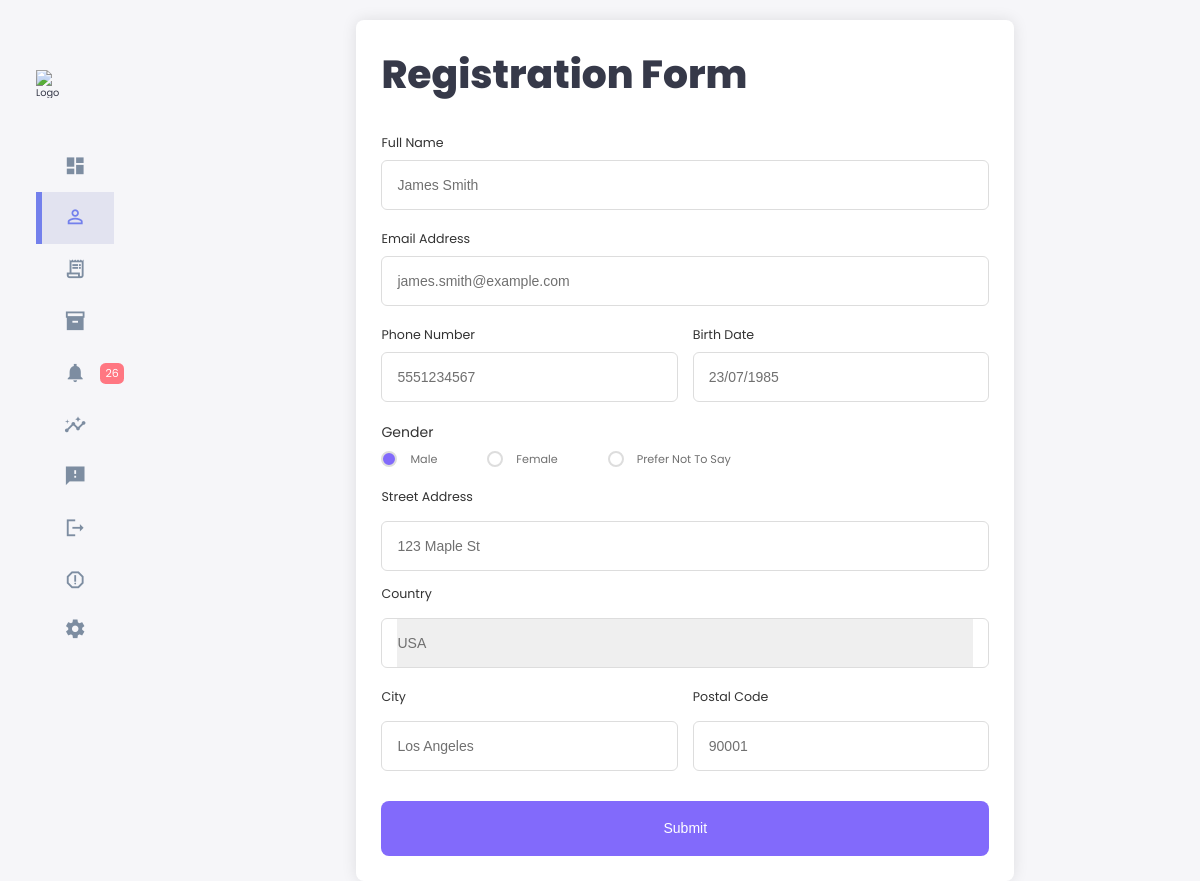
/edit_member.php?id=1, run on the app's committed database.
### tables this page shows
CREATE TABLE IF NOT EXISTS members (
	Member_ID INT(5) NOT NULL AUTO_INCREMENT PRIMARY KEY,
	Full_Name VARCHAR(50) NOT NULL,
	Email_Address VARCHAR(50) NOT NULL,
	Phone_Number VARCHAR(12) NOT NULL,
	DOB VARCHAR(10) NOT NULL,
	Gender VARCHAR(7) NOT NULL,
	Street_Address VARCHAR(50) NOT NULL,
	Country VARCHAR(50) NOT NULL,
	City VARCHAR(50) NOT NULL,
	Postal_Code INT(5) NOT NULL
);

### edit_member.php (the view, shortened to what this page needs)
<?php
require_once('settings.php');
$conn = new mysqli($host, $user, $pwd, $sql_db);
?>
<!DOCTYPE html>
<html lang="en">
<head>
  <link rel="stylesheet" href="style.css" />
  <link rel="stylesheet" href="member.css" />
  <link rel="stylesheet" href="form.css">
</head>
<body>
    <div class="container">
        <aside>
            <div class="top">
                <div class="logo">
                    <img src="./images/logo.png" alt="Logo" />
                </div>
            </div>
            <div class="sidebar">
                <a href="index.php">
                    <span class="material-icons-sharp">dashboard</span>
                </a>
                <a href="members.php" class="active">
                    <span class="material-icons-sharp">person_outline</span>
                </a>
                <a href="#">
                    <span class="material-icons-sharp">receipt_long</span>
                </a>
                <a href="#">
                    <span class="material-icons-sharp">inventory_2</span>
                </a>
                <a href="#">
                    <span class="material-icons-sharp">notifications</span>
                    <span class="message-count">26</span>
                </a>
                <a href="#">
                    <span class="material-icons-sharp"> insights </span>
                  </a>
                <a href="#">
                    <span class="material-icons-sharp"> feedback </span>
                </a>
                <a href="#">
                    <span class="material-icons-sharp">logout </span>
                </a>
                <a href="#">
                    <span class="material-icons-sharp"> report_gmailerrorred </span>
                </a>
                <a href="#">
                    <span class="material-icons-sharp">settings </span>
                </a>
            </div>
        </aside>
        <?php
            $member_id = $_GET['id'];
            $sql = "SELECT * FROM members WHERE Member_ID = $member_id";
            $result = $conn->query($sql);
            $row = $result->fetch_assoc();
        ?>
        <main>
            <div class="member-container">
            <h1>Registration Form</h1>
            <form id="add" method="post" action="" class="member-form" novalidate="novalidate">
                <div class="input-box">
                    <label>Full Name</label>
                    <input type="text" name="fullname" id="fullname" maxlength="50" pattern="^[a-zA-Z ]+$" placeholder="Example: John Doe" value="<?php echo $row['Full_Name'];?>" required/>
                </div>
                <div class="input-box">
                    <label>Email Address</label>
                    <input type="text" name="email" id="email" pattern="[a-z0-9._%+\-]+@[a-z0-9.\-]+\.[a-z]{2,}$" placeholder="Example: name@domain.com" value="<?php echo $row['Email_Address'];?>" required/>
                </div>
                <div class="column">
                    <div class="input-box">
                        <label>Phone Number</label>
                        <input type="tel" name="phonenum" id="phonenum" maxlength="12" pattern="[0-9 ]{8,12}" placeholder="Example: 012 1234567" value="<?php echo $row['Phone_Number'];?>" required/>
                    </div>
                    <div class="input-box">
                        <label>Birth Date</label>
                        <input type="text" name="dob" id="dob" placeholder="dd/mm/yyyy" pattern="\d{1,2}\/\d{1,2}\/\d{4}" placeholder="dd/mm/yyyy" value="<?php echo $row['DOB'];?>" required/>
                    </div>
                </div>
                <div class="gender-box">
                    <h3>Gender</h3>
                    <div class="gender-option">
                        <div class="gender">
                            <input type="radio" name="gender" id="check-male" value="male" <?php if ($row['Gender'] == "male") echo "checked" ?>/>
                            <label for="check-male">Male</label>
                        </div>
                        <div class="gender">
                            <input type="radio" name="gender" id="check-female" value="female" <?php if ($row['Gender'] == "female") echo "checked" ?>/>
                            <label for="check-female">Female</label>
                        </div>
                        <div class="gender">
                            <input type="radio" name="gender" id="check-others" value="not-say" <?php if ($row['Gender'] == "not-say") echo "checked" ?>/>
                            <label for="check-others">Prefer Not To Say</label>
                        </div>
                    </div>
                </div>
                <div class="input-box address">
                    <label>Street Address</label>
                    <input type="text" name="streetaddress" id="streetaddress" maxlength="50" size="50" pattern="[a-zA-Z ]{1,50}" placeholder="Example: 123 Jalan Sultan" value="<?php echo $row['Street_Address'];?>" required/>
                    <br>
                    <label>Country</label>
                    <div class="select-box">
                        <select name="country" id="country" required>
                            <?php
                                echo "<option value=\"" . $row['Country'] . "\">" . ucfirst($row['Country']) . "</option>";
                            ?>
                        </select>
                    </div>
                    <div class="column">
                        <div class="input-box">
                            <label>City</label>
                            <input type="text" name="city" id="city" maxlength="50" size="50" pattern="[a-zA-Z ]{1,50}" placeholder="Example: Kuala Lumpur" value="<?php echo $row['City'];?>" required />
                        </div>
                        <div class="input-box">
                            <label>Postal Code</label>
                            <input type="text" name="postalcode" id="postalcode" maxlength="5" size="5" pattern="\d{5}" placeholder="Example: 45600" value="<?php echo $row['Postal_Code'];?>" required/>
                        </div>
                    </div>
                </div>
            <button>Submit</button>
        </form>
            </div>
        </main>
    </div>
</body>
</html>

### style.css (style rules this page uses)
:root { --color-primary: #7380ec; --color-danger: #ff7782; --color-success: #41f1b6; --color-warning: #ffbb55; --color-white: #fff; --color-info-dark: #7d8da1; --color-info-light: #dce1eb; --color-dark: #363949; --color-light: rgba(132, 139, 200, 0.18); --color-primary-variant: #111e88; --color-dark-variant: #677483; --color-background: #f6f6f9; --card-border-radius: 2rem; --border-radius-1: 0.4rem; --border-radius-2: 0.8rem; --border-radius-3: 1.2rem; --card-padding: 1.8rem; --padding-1: 1.2rem; --box-shadow: 0 2rem 3rem var(--color-light); }
* { margin: 0; padding: 0; outline: 0; appearance: none; border: 0; text-decoration: none; list-style: none; box-sizing: border-box; }
html { font-size: 14px; }
body { width: 100vw; height: 100vh; font-family: poppins, sans-serif; font-size: 0.88rem; background: var(--color-background); user-select: none; overflow-x: hidden; color: var(--color-dark); }
.container { display: grid; width: 96%; margin: 0 auto; gap: 1.8rem; grid-template-columns: 14rem auto 23rem; }
a { color: var(--color-dark); }
img { display: block; width: 100%; }
h1 { font-weight: 800; font-size: 1.8rem; }
h3 { font-size: 0.87rem; }
aside { height: 100vh; }
aside .top { display: flex; align-items: center; justify-content: space-between; margin-top: 1.4rem; }
aside .logo { display: flex; gap: 0.8rem; }
aside .logo img { width: 2rem; height: 2rem; }
aside .sidebar { display: flex; flex-direction: column; height: 86vh; position: relative; top: 3rem; }
aside .sidebar a { display: flex; color: var(--color-info-dark); margin-left: 2rem; gap: 1rem; align-items: center; position: relative; height: 3.7rem; transition: all 300ms ease; }
aside .sidebar a span { font-size: 1.6rem; transition: all 300ms ease; }
aside .sidebar a:last-child { position: absolute; bottom: 2rem; width: 100%; }
aside .sidebar a.active { background: var(--color-light); color: var(--color-primary); margin-left: 0; }
aside .sidebar a.active:before { content: ""; width: 6px; height: 100%; background: var(--color-primary); }
aside .sidebar a.active span { color: var(--color-primary); margin-left: calc(1rem - 6px); }
aside .sidebar .message-count { background: var(--color-danger); color: var(--color-white); padding: 2px 10px; font-size: 11px; border-radius: var(--border-radius-1); }
main { margin-top: 1.4rem; }
@media screen and (max-width: 1200px) { .container { width: 94%; grid-template-columns: 7rem auto 23rem; } }
@media screen and (max-width: 1200px) { aside .sidebar a { width: 5.6rem; } }
@media screen and (max-width: 1200px) { aside .sidebar a:last-child { position: relative; margin-top: 1.8rem; } }

### data on the page
members: fullname "James Smith", email "james.smith@example.com", phonenum "5551234567", dob "23/07/1985", Gender "☑ Male", Gender "☐ Female", Gender "☐ Prefer Not To Say", streetaddress "123 Maple St", country "USA", city "Los Angeles", postalcode "90001"
